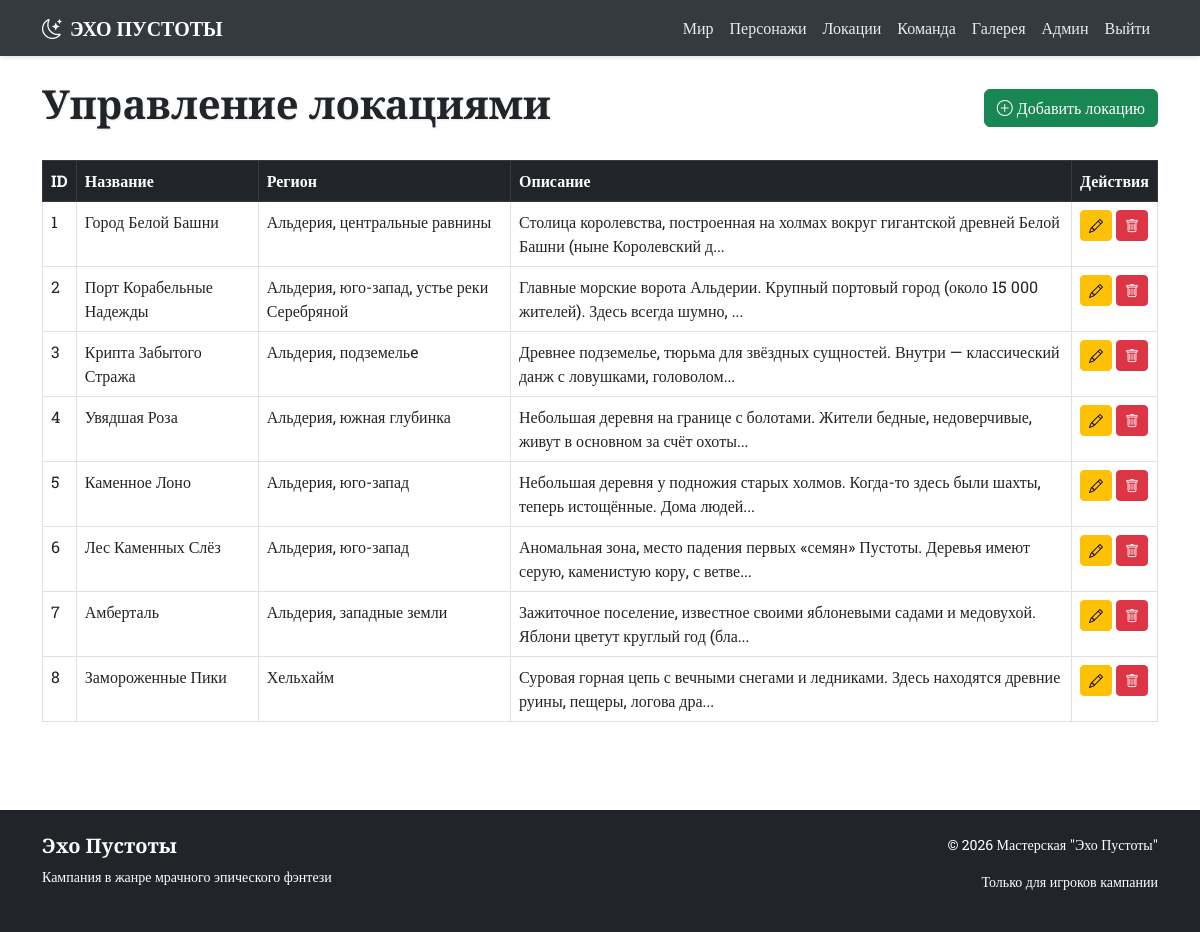
Page /admin/locations (signed in) on the committed database.
### app.py (models this page shows)
class Location(db.Model):
    __tablename__ = 'locations'
    id = db.Column(db.Integer, primary_key=True)
    name = db.Column(db.String(100), nullable=False)
    region = db.Column(db.String(100))
    description = db.Column(db.Text)
    dangers = db.Column(db.Text)
    quests = db.Column(db.Text)
    npc_ids = db.Column(db.String(200))
    map_x = db.Column(db.Integer, default=50)
    map_y = db.Column(db.Integer, default=50)

### app.py (the view)
@app.route('/admin/locations')
@login_required
def admin_locations():
    locations = Location.query.all()
    return render_template('admin/locations.html', locations=locations)

### app.py (called while the page is built)
@login_manager.user_loader
def load_user(user_id):
    return User.query.get(int(user_id))

### templates/admin/locations.html (shortened to what this page needs)
{% extends "base.html" %}
{% block content %}
<div class="d-flex justify-content-between align-items-center mb-4">
    <h1 class="cinzel text-shadow">Управление локациями</h1>
    <a href="{{ url_for('add_location') }}" class="btn btn-success">
        <i class="bi bi-plus-circle"></i> Добавить локацию
    </a>
</div>
<div class="table-responsive">
    <table class="table table-bordered table-hover">
        <thead class="table-dark">
            <tr>
                <th>ID</th>
                <th>Название</th>
                <th>Регион</th>
                <th>Описание</th>
                <th>Действия</th>
            </tr>
        </thead>
        <tbody>
            {% for location in locations %}
            <tr>
                <td>{{ location.id }}</td>
                <td>{{ location.name }}</td>
                <td>{{ location.region }}</td>
                <td>{{ location.description[:100] }}...</td>
                <td>
                    <a href="{{ url_for('edit_location', id=location.id) }}" class="btn btn-sm btn-warning">
                        <i class="bi bi-pencil"></i>
                    </a>
                    <a href="{{ url_for('delete_location', id=location.id) }}" class="btn btn-sm btn-danger"
                        onclick="return confirm('Удалить {{ location.name }}?')">
                        <i class="bi bi-trash"></i>
                    </a>
                </td>
            </tr>
            {% endfor %}
        </tbody>
    </table>
</div>
{% endblock %}

### static/css/style.css (style rules this page uses)
:root { --primary-light: #ffffff; --secondary-light: #f8f9fa; --accent-red: #dc3545; --accent-purple: #6f42c1; --accent-gold: #ffc107; --accent-dark: #343a40; --text-dark: #212529; --text-light: #6c757d; }
body { background-color: var(--primary-light); color: var(--text-dark); font-family: 'Roboto Slab', serif; min-height: 100vh; display: flex; flex-direction: column; }
.cinzel { font-family: 'Cinzel', serif; font-weight: 700; }
.text-shadow { text-shadow: 1px 1px 2px rgba(0, 0, 0, 0.1); }
.table { background-color: white; color: var(--text-dark); }
.table-dark { background-color: var(--accent-dark); color: white; }

### rows in the picture
Location: id "1", name "Город Белой Башни", region "Альдерия, центральные равнины", description "Столица королевства, построенная на холмах вокруг гигантской древней Белой Башни (ныне Королевский д"
Location: id "2", name "Порт Корабельные Надежды", region "Альдерия, юго-запад, устье реки Серебряной", description "Главные морские ворота Альдерии. Крупный портовый город (около 15 000 жителей). Здесь всегда шумно,"
Location: id "3", name "Крипта Забытого Стража", region "Альдерия, подземельe", description "Древнее подземелье, тюрьма для звёздных сущностей. Внутри — классический данж с ловушками, головолом"
Location: id "4", name "Увядшая Роза", region "Альдерия, южная глубинка", description "Небольшая деревня на границе с болотами. Жители бедные, недоверчивые, живут в основном за счёт охоты"
Location: id "5", name "Каменное Лоно", region "Альдерия, юго-запад", description "Небольшая деревня у подножия старых холмов. Когда-то здесь были шахты, теперь истощённые. Дома людей"
Location: id "6", name "Лес Каменных Слёз", region "Альдерия, юго-запад", description "Аномальная зона, место падения первых «семян» Пустоты. Деревья имеют серую, каменистую кору, с ветве"
Location: id "7", name "Амберталь", region "Альдерия, западные земли", description "Зажиточное поселение, известное своими яблоневыми садами и медовухой. Яблони цветут круглый год (бла"
Location: id "8", name "Замороженные Пики", region "Хельхайм", description "Суровая горная цепь с вечными снегами и ледниками. Здесь находятся древние руины, пещеры, логова дра"
